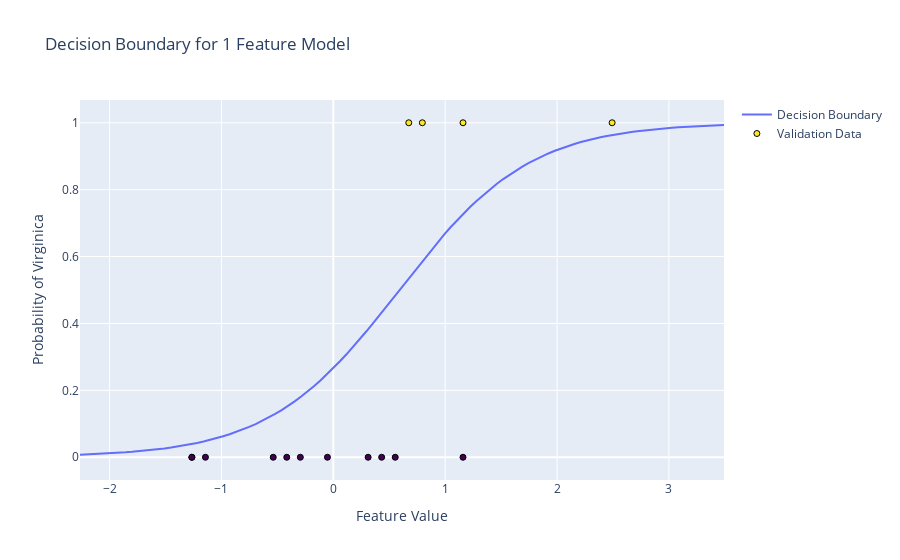
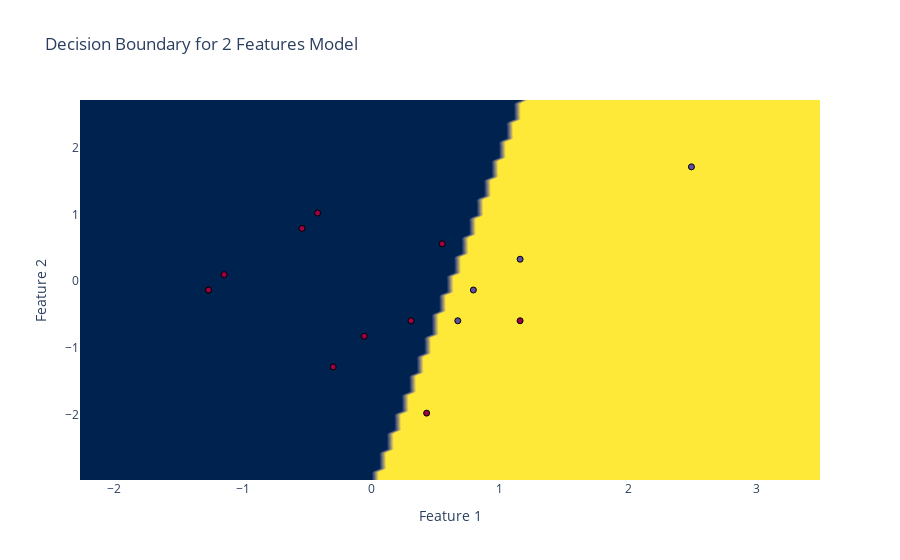

Here is the notebook cell these charts were saved with, in order:
### Code cell
import plotly.graph_objects as go


# Plotting function for 1 feature
def plot_decision_boundary_1_feature(model, X, y):
    # Create a grid of values and predict for each value
    x_min, x_max = X.min() - 1, X.max() + 1
    xx = np.linspace(x_min, x_max, 100).reshape(-1, 1)
    yy = model.predict_proba(xx)[:, 1]
    
    # Plotting
    fig = go.Figure()
    fig.add_trace(go.Scatter(x=xx.ravel(), y=yy, mode='lines', name='Decision Boundary'))
    fig.add_trace(go.Scatter(x=X.ravel(), y=y, mode='markers', name='Validation Data',
                             marker=dict(color=y, colorscale='Viridis', line=dict(color='black', width=1))))
    fig.update_layout(title='Decision Boundary for 1 Feature Model',
                      xaxis_title='Feature Value',
                      yaxis_title='Probability of Virginica')
    return fig

# Plotting function for 2 features
def plot_decision_boundary_2_features(model, X, y):
    # Create a grid of values
    x_min, x_max = X[:, 0].min() - 1, X[:, 0].max() + 1
    y_min, y_max = X[:, 1].min() - 1, X[:, 1].max() + 1
    xx, yy = np.meshgrid(np.linspace(x_min, x_max, 100),
                         np.linspace(y_min, y_max, 100))
    
    # Predict for each point in the grid
    Z = model.predict(np.c_[xx.ravel(), yy.ravel()])
    Z = Z.reshape(xx.shape)
    
    # Plotting
    fig = go.Figure(data=[
        go.Contour(x=np.linspace(x_min, x_max, 100), y=np.linspace(y_min, y_max, 100), z=Z,
                   showscale=False, colorscale='Cividis', line_width=0),
        go.Scatter(x=X[:, 0], y=X[:, 1], mode='markers', marker=dict(color=y, colorscale='Spectral', line=dict(color='black', width=1)),
                   name='Validation Data')
    ])
    fig.update_layout(title='Decision Boundary for 2 Features Model',
                      xaxis_title='Feature 1',
                      yaxis_title='Feature 2')
    return fig

# Generate plots for 1-feature and 2-features models
# fig_1_feature = plot_decision_boundary_1_feature(model_1_feature, X_valid[:, :1], y_valid)
# fig_2_features = plot_decision_boundary_2_features(model_2_features, X_valid[:, :2], y_valid)

fig_1_feature = plot_decision_boundary_1_feature(model_1_feature, X_test[:, :1], y_test)
fig_2_features = plot_decision_boundary_2_features(model_2_features, X_test[:, :2], y_test)

# Display the plots
# fig_1_feature.show()
# fig_2_features.show()

# Display the plotly plots offline
import plotly.offline as py
py.init_notebook_mode(connected=True)

# Use iplot to display the figure in the notebook
py.iplot(fig_1_feature)
py.iplot(fig_2_features)

### Figure 1 — Plotly figure (JSON) as saved in the notebook; plotly's stock layout.template omitted (floating-point values rounded to 4 significant figures)
{"data": [{"mode": "lines", "name": "Decision Boundary", "type": "scatter", "x": [-2.264, -2.206, -2.148, -2.09, -2.032, -1.973, -1.915, -1.857, -1.799, -1.741, -1.683, -1.625, -1.566, -1.508, -1.45, -1.392, -1.334, -1.276, -1.218, -1.159, -1.101, -1.043, -0.985, -0.9269, -0.8687, -0.8106, -0.7525, -0.6943, -0.6362, -0.578, -0.5199, -0.4617, -0.4036, -0.3455, -0.2873, -0.2292, -0.171, -0.1129, -0.05473, 0.003411, 0.06155, 0.1197, 0.1778, 0.236, 0.2941, 0.3523, 0.4104, 0.4686, 0.5267, 0.5848, 0.643, 0.7011, 0.7593, 0.8174, 0.8756, 0.9337, 0.9918, 1.05, 1.108, 1.166, 1.224, 1.283, 1.341, 1.399, 1.457, 1.515, 1.573, 1.631, 1.69, 1.748, 1.806, 1.864, 1.922, 1.98, 2.038, 2.097, 2.155, 2.213, 2.271, 2.329, 2.387, 2.445, 2.504, 2.562, 2.62, 2.678, 2.736, 2.794, 2.852, 2.911, 2.969, 3.027, 3.085, 3.143, 3.201, 3.259, 3.318, 3.376, 3.434, 3.492], "y": [0.007355, 0.008121, 0.008968, 0.009901, 0.01093, 0.01207, 0.01332, 0.0147, 0.01622, 0.01789, 0.01973, 0.02176, 0.024, 0.02645, 0.02915, 0.03212, 0.03537, 0.03895, 0.04286, 0.04716, 0.05186, 0.057, 0.06262, 0.06875, 0.07543, 0.0827, 0.0906, 0.09918, 0.1085, 0.1185, 0.1294, 0.1411, 0.1536, 0.1671, 0.1814, 0.1968, 0.213, 0.2303, 0.2485, 0.2676, 0.2876, 0.3085, 0.3303, 0.3527, 0.3759, 0.3996, 0.4238, 0.4484, 0.4732, 0.4982, 0.5231, 0.548, 0.5726, 0.5969, 0.6207, 0.6439, 0.6665, 0.6883, 0.7093, 0.7295, 0.7488, 0.7671, 0.7845, 0.8009, 0.8164, 0.8309, 0.8445, 0.8571, 0.869, 0.8799, 0.8901, 0.8995, 0.9082, 0.9162, 0.9235, 0.9303, 0.9365, 0.9422, 0.9474, 0.9522, 0.9565, 0.9605, 0.9641, 0.9674, 0.9704, 0.9732, 0.9757, 0.9779, 0.98, 0.9818, 0.9835, 0.9851, 0.9865, 0.9878, 0.9889, 0.99, 0.9909, 0.9918, 0.9925, 0.9932]}, {"marker": {"color": [1, 0, 1, 0, 0, 0, 0, 1, 0, 0, 0, 1, 0, 0, 0], "colorscale": [[0, "#440154"], [0.1111, "#482878"], [0.2222, "#3e4989"], [0.3333, "#31688e"], [0.4444, "#26828e"], [0.5556, "#1f9e89"], [0.6667, "#35b779"], [0.7778, "#6ece58"], [0.8889, "#b5de2b"], [1, "#fde725"]], "line": {"color": "black", "width": 1}}, "mode": "markers", "name": "Validation Data", "type": "scatter", "x": [1.159, 0.5533, 0.6745, -0.2948, 0.4322, -0.05251, -1.264, 2.492, -0.416, 0.311, 1.159, 0.7957, -0.5372, -1.143, -1.264], "y": [1, 0, 1, 0, 0, 0, 0, 1, 0, 0, 0, 1, 0, 0, 0]}], "layout": {"title": {"text": "Decision Boundary for 1 Feature Model"}, "xaxis": {"title": {"text": "Feature Value"}}, "yaxis": {"title": {"text": "Probability of Virginica"}}}}

### Figure 2 — Plotly figure (JSON) as saved in the notebook; plotly's stock layout.template omitted (floating-point values rounded to 4 significant figures; data arrays with more than 128 entries replaced by an {"elided": "..."} marker saying what was removed)
{"data": [{"colorscale": [[0, "#00224e"], [0.1111, "#123570"], [0.2222, "#3b496c"], [0.3333, "#575d6d"], [0.4444, "#707173"], [0.5556, "#8a8678"], [0.6667, "#a59c74"], [0.7778, "#c3b369"], [0.8889, "#e1cc55"], [1, "#fee838"]], "line": {"width": 0}, "showscale": false, "type": "contour", "x": [-2.264, -2.206, -2.148, -2.09, -2.032, -1.973, -1.915, -1.857, -1.799, -1.741, -1.683, -1.625, -1.566, -1.508, -1.45, -1.392, -1.334, -1.276, -1.218, -1.159, -1.101, -1.043, -0.985, -0.9269, -0.8687, -0.8106, -0.7525, -0.6943, -0.6362, -0.578, -0.5199, -0.4617, -0.4036, -0.3455, -0.2873, -0.2292, -0.171, -0.1129, -0.05473, 0.003411, 0.06155, 0.1197, 0.1778, 0.236, 0.2941, 0.3523, 0.4104, 0.4686, 0.5267, 0.5848, 0.643, 0.7011, 0.7593, 0.8174, 0.8756, 0.9337, 0.9918, 1.05, 1.108, 1.166, 1.224, 1.283, 1.341, 1.399, 1.457, 1.515, 1.573, 1.631, 1.69, 1.748, 1.806, 1.864, 1.922, 1.98, 2.038, 2.097, 2.155, 2.213, 2.271, 2.329, 2.387, 2.445, 2.504, 2.562, 2.62, 2.678, 2.736, 2.794, 2.852, 2.911, 2.969, 3.027, 3.085, 3.143, 3.201, 3.259, 3.318, 3.376, 3.434, 3.492], "y": [-2.974, -2.916, -2.859, -2.801, -2.744, -2.687, -2.629, -2.572, -2.514, -2.457, -2.399, -2.342, -2.285, -2.227, -2.17, -2.112, -2.055, -1.998, -1.94, -1.883, -1.825, -1.768, -1.711, -1.653, -1.596, -1.538, -1.481, -1.424, -1.366, -1.309, -1.251, -1.194, -1.137, -1.079, -1.022, -0.9644, -0.907, -0.8495, -0.7921, -0.7347, -0.6773, -0.6199, -0.5625, -0.5051, -0.4477, -0.3903, -0.3329, -0.2755, -0.2181, -0.1607, -0.1033, -0.04587, 0.01153, 0.06894, 0.1263, 0.1838, 0.2412, 0.2986, 0.356, 0.4134, 0.4708, 0.5282, 0.5856, 0.643, 0.7004, 0.7578, 0.8152, 0.8726, 0.93, 0.9874, 1.045, 1.102, 1.16, 1.217, 1.274, 1.332, 1.389, 1.447, 1.504, 1.561, 1.619, 1.676, 1.734, 1.791, 1.849, 1.906, 1.963, 2.021, 2.078, 2.136, 2.193, 2.25, 2.308, 2.365, 2.423, 2.48, 2.537, 2.595, 2.652, 2.71], "z": {"elided": "100x100 int values"}}, {"marker": {"color": [1, 0, 1, 0, 0, 0, 0, 1, 0, 0, 0, 1, 0, 0, 0], "colorscale": [[0, "rgb(158,1,66)"], [0.1, "rgb(213,62,79)"], [0.2, "rgb(244,109,67)"], [0.3, "rgb(253,174,97)"], [0.4, "rgb(254,224,139)"], [0.5, "rgb(255,255,191)"], [0.6, "rgb(230,245,152)"], [0.7, "rgb(171,221,164)"], [0.8, "rgb(102,194,165)"], [0.9, "rgb(50,136,189)"], [1, "rgb(94,79,162)"]], "line": {"color": "black", "width": 1}}, "mode": "markers", "name": "Validation Data", "type": "scatter", "x": [1.159, 0.5533, 0.6745, -0.2948, 0.4322, -0.05251, -1.264, 2.492, -0.416, 0.311, 1.159, 0.7957, -0.5372, -1.143, -1.264], "y": [0.3284, 0.5586, -0.5924, -1.283, -1.974, -0.8226, -0.132, 1.71, 1.019, -0.5924, -0.5924, -0.132, 0.7888, 0.09822, -0.132]}], "layout": {"title": {"text": "Decision Boundary for 2 Features Model"}, "xaxis": {"title": {"text": "Feature 1"}}, "yaxis": {"title": {"text": "Feature 2"}}}}
